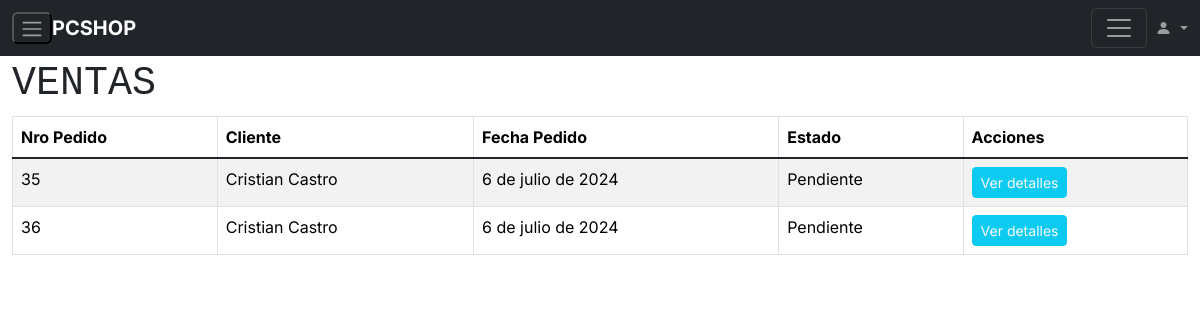
The page /dashboard/ventas on the database its author committed.
### aplicacion/models.py (models this page shows)
class Pedido(models.Model):
    nro_pedido= models.AutoField(primary_key=True,null=False)
    total_pedido = models.IntegerField(default=0, validators=[MinValueValidator(0),MaxValueValidator(999999999999)],null=False)
    email=models.ForeignKey(Cliente,on_delete=models.PROTECT)
    fecha_pedido = models.DateField(null=False)
    direccion_pedido = models.CharField(max_length=500, null=True)
    estado_pedido=models.CharField(default="Pendiente", max_length=10, null=False, choices=ESTADO_PEDIDO)

class Cliente(models.Model):
    email=models.EmailField(primary_key=True, verbose_name='E-mail', null=False)
    rut=models.CharField(max_length=10, null = True)
    nombre=models.CharField(max_length=50, null=True)
    direccion=models.CharField(max_length=500, null=True)

### aplicacion/views.py (the view)
# urls.py: path('dashboard/ventas', ventas, name='ventas'),
def ventas(request):
    pedidos=Pedido.objects.all()
    clientes=Cliente.objects.all()
    datos={
        "pedido":pedidos,
        "clientes":clientes
    }
    return render(request,'aplicacion/dashboard/ventas.html', datos)

### aplicacion/templates/aplicacion/dashboard/ventas.html (shortened to what this page needs)
{% load static%}
<!DOCTYPE html>
<html lang="en">
<head>
  <link href="https://cdn.jsdelivr.net/npm/bootstrap@5.3.3/dist/css/bootstrap.min.css" rel="stylesheet">
  <link rel="stylesheet" href="https://cdn.jsdelivr.net/npm/bootstrap-icons@1.11.3/font/bootstrap-icons.min.css">
  <link rel="stylesheet" href="{% static "aplicacion/css/style.css" %}">
</head>
<body>
  {% include "aplicacion/dashboard/navbar.html"%}
  <div class="container-fluid" style="margin-top: 5vw;">
    <H1 class="font-monospace  text-uppercase">Ventas</H1>
      <table class="table table-bordered table-striped">
          <thead>
              <tr>
                <th scope="col">Nro Pedido</th>
                <th scope="col">Cliente</th>
                <th scope="col">Fecha Pedido</th>
                <th scope="col">Estado</th>
                <th scope="col">Acciones</th>
              </tr>
          </thead>
          <tbody class="table-group-divider">
            {% for b in pedido %}
            <td>{{b.nro_pedido}}</td>
            <td>{{b.email.nombre}}</td>
            <td>{{b.fecha_pedido}}</td>
            <td>{{b.estado_pedido}}</td>
            <td><a href="{% url "detalle" b.nro_pedido %}" role="button" class="btn btn-info btn-sm text-light">Ver detalles</a></td>
            {% endfor %}
          </tbody>
        </table>
      </div>
</body>
</html>

### aplicacion/static/aplicacion/css/style.css (style rules this page uses)
body, button { font-family: "Inter", sans-serif; }
:root { --offcanvas-width: 270px; --topNavbarHeight: 56px; }
@media (min-width: 992px) { body { overflow: auto !important; } }
a { color: unset; text-decoration: none; }

### rows shown on the page
Pedido: nro_pedido "35", email.nombre "Cristian Castro", fecha_pedido "6 de julio de 2024", estado_pedido "Pendiente"
Pedido: nro_pedido "36", email.nombre "Cristian Castro", fecha_pedido "6 de julio de 2024", estado_pedido "Pendiente"
